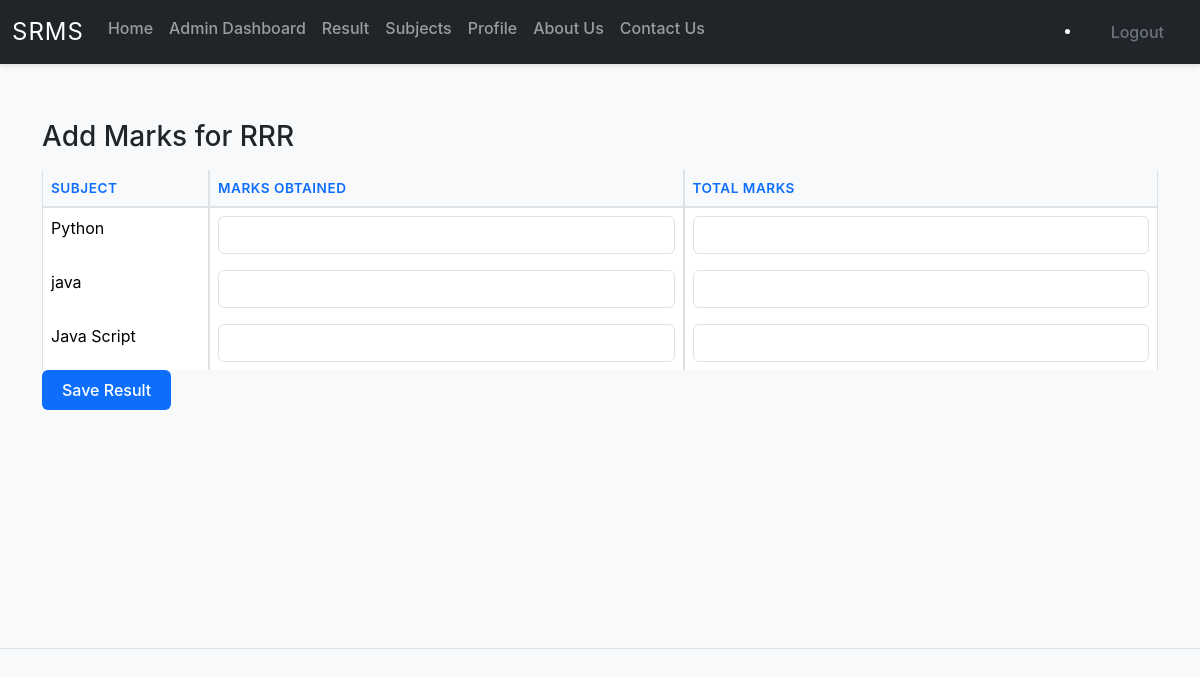
The app's page /addmark/7 (signed in) with its own data.
### models.py (models this page shows)
class BaseClass(Model):
    class Meta:
        database = db

class User(BaseClass):
    name = CharField()
    email = CharField(unique = True)
    roll_no = CharField(unique = True)
    profile_pic = CharField(default="")
    password = CharField()
    role = CharField(default="student")

class Subject(BaseClass):
    sub_code = CharField(unique = True)
    sub_name = CharField()
    sub_description = TextField()

### main.py (the view, shortened to what this page needs)
@app.route('/addmark/<int:sid>', methods=['GET', 'POST'])
@login_required
@admin_access
def addmark(sid):
    student = User.get_or_none(User.id == sid)
    subjects = Subject.select()
    if not student:
        flash("This student does not exist", "danger")
        return redirect(url_for('admin'))
    existing_result = Result.select().where(Result.student == student)
    if existing_result.exists():
        flash("Result already exists for this student.", "warning")
        return redirect(url_for('admin'))
    return render_template('admin/addmark.html', student=student, subjects=subjects)

### main.py (called while the page is built)
def login_required(func):
    @wraps(func)
    def wrapper(*args, **kwargs):
        if "user_id" not in session:
            flash('Login Required', 'danger')
            return redirect(url_for("login"))
        return func(*args, **kwargs)
    return wrapper

def admin_access(func):
    @wraps(func)
    def wrapper(*args, **kwargs):
        if session['role'] != 'admin':
            flash('Only admin can access this page', 'danger')
            return redirect(url_for("dashboard"))
        return func(*args, **kwargs)
    return wrapper

### templates/admin/addmark.html (shortened to what this page needs)
{% extends 'base.html' %} {% block content %}
<div class="container mt-4">
  <h3>Add Marks for {{ student.name }}</h3>
  <form method="POST">
    <table class="table table-bordered mt-3">
      <thead>
        <tr>
          <th>Subject</th>
          <th>Marks Obtained</th>
          <th>Total Marks</th>
        </tr>
      </thead>
      <tbody>
        {% for subject in subjects %}
        <tr>
          <td>{{ subject.sub_name }}</td>
          <td>
            <input
              type="text"
              name="obtained_{{ subject.id }}"
              class="form-control"
              required
            />
          </td>
          <td>
            <input
              type="text"
              name="total_{{ subject.id }}"
              class="form-control"
              required
            />
          </td>
        </tr>
        {% endfor %}
      </tbody>
    </table>
    <button type="submit" class="btn btn-primary">Save Result</button>
  </form>
</div>
{% endblock %}

### static/style/style.css (style rules this page uses)
:root { --primary-color: #0d6efd; --secondary-color: #6c757d; --success-color: #198754; --danger-color: #dc3545; --warning-color: #ffc107; --info-color: #0dcaf0; }
* { scroll-behavior: smooth; }
body { font-family: -apple-system, BlinkMacSystemFont, 'Segoe UI', Roboto, 'Helvetica Neue', Arial, sans-serif; background-color: #f8f9fa; overflow-x: hidden; }
.form-control, .form-select { border: 1px solid #dee2e6; border-radius: 0.375rem; transition: border-color 0.3s ease, box-shadow 0.3s ease; }
.btn { font-weight: 500; padding: 0.5rem 1.25rem; border-radius: 0.375rem; transition: all 0.3s ease; border: none; }
.btn-primary, .btn-success, .btn-warning, .btn-danger, .btn-info { color: #fff; }
.table { border-collapse: separate; border-spacing: 0; margin-bottom: 0; }
.table thead th { background-color: #f8f9fa; font-weight: 600; border-bottom: 2px solid #dee2e6; color: var(--primary-color); text-transform: uppercase; font-size: 0.85rem; letter-spacing: 0.5px; }
.table tbody tr { transition: background-color 0.3s ease; }
.table-bordered { border-color: #dee2e6; }

### records on screen
User: name "RRR"
Subject: sub_name "Python"
Subject: sub_name "java"
Subject: sub_name "Java Script"
